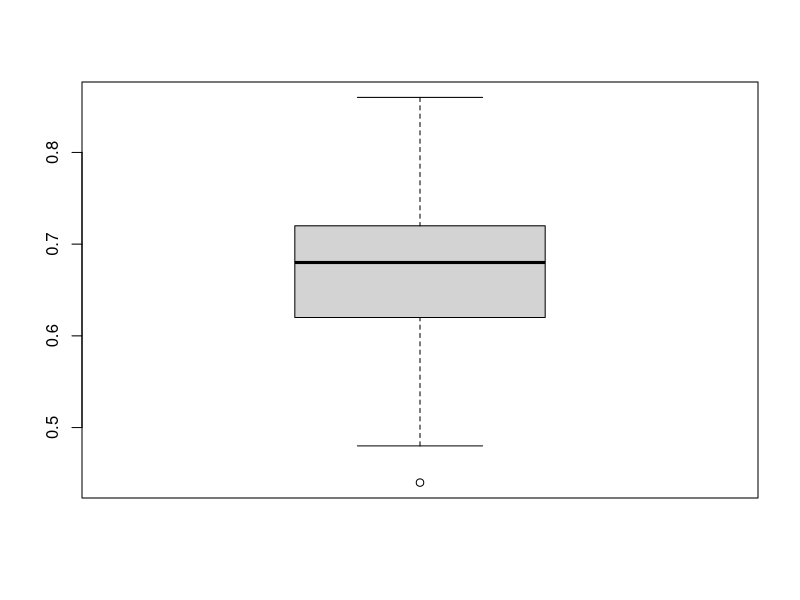
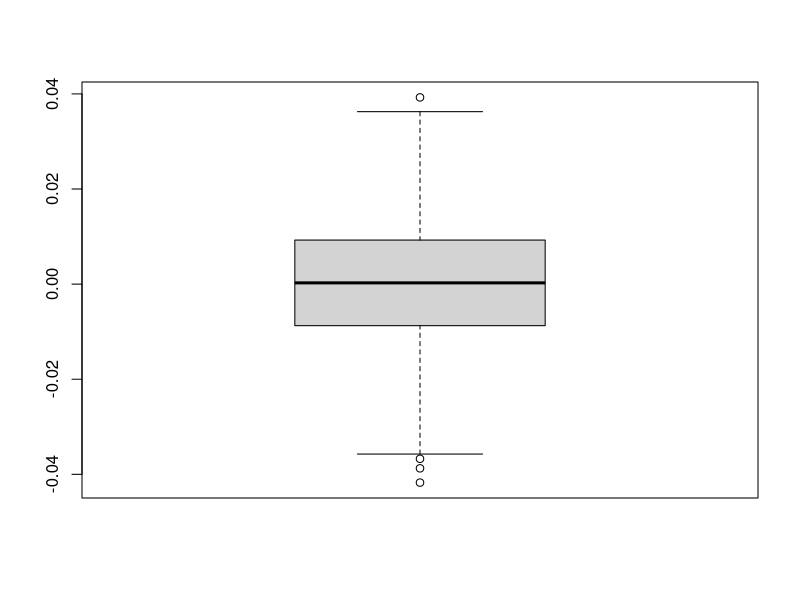
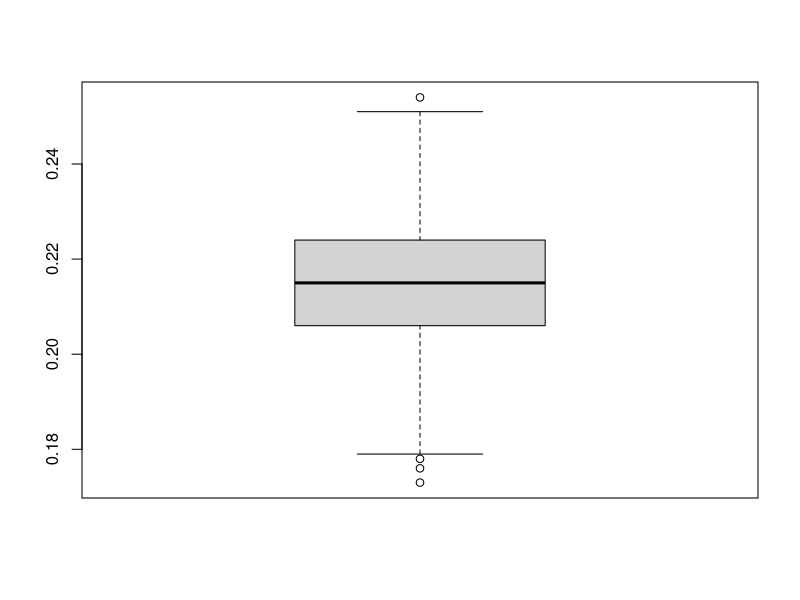
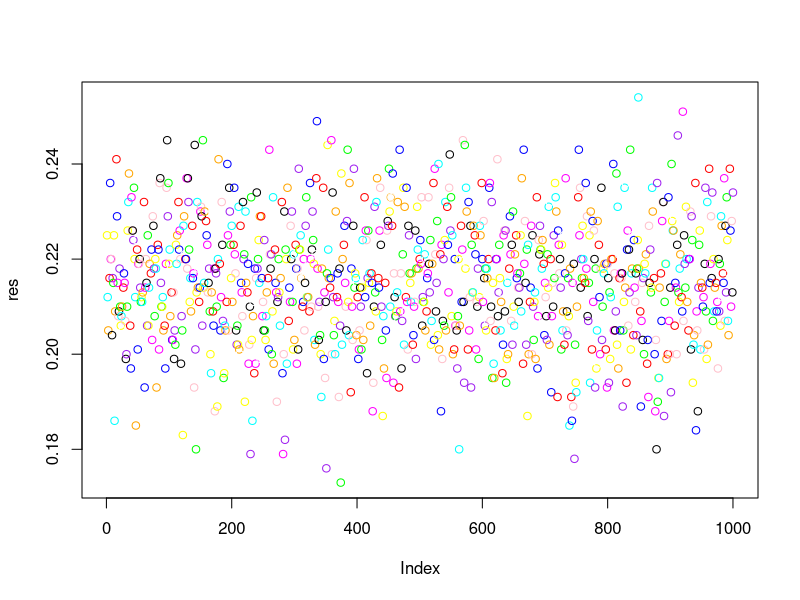
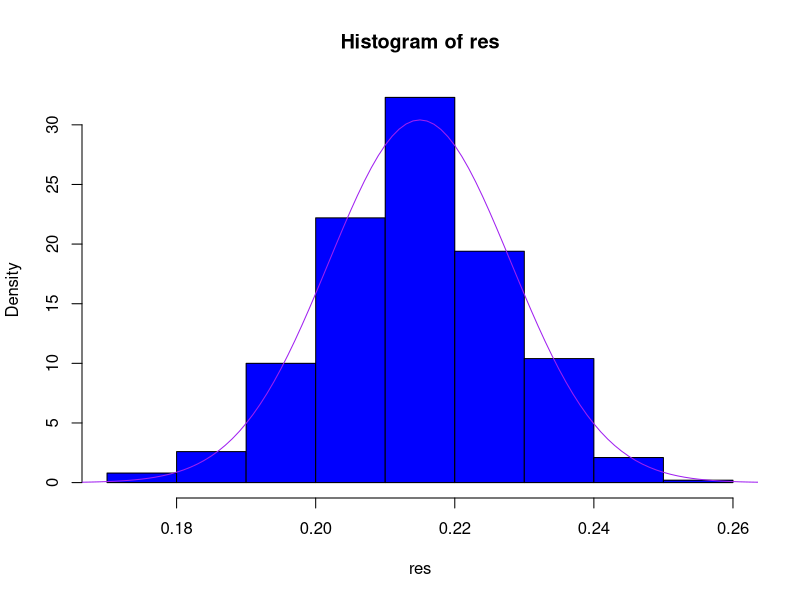
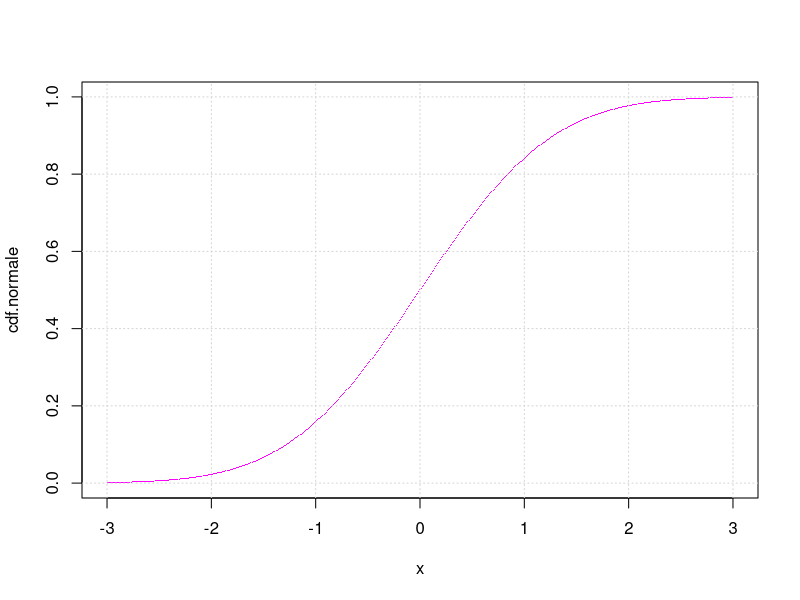

Write the R code that produced these figures, in order.
#!/usr/bin/Rscript

colors <- c('red', 'green', 'blue', 'purple', 'orange', 'black', 'pink', 'cyan', 'yellow', 'magenta', 'white')

portes <- c("chevre","chevre","voiture")

nb.exp <- 100
plusieurs.exp <- c()
for (j in 1:nb.exp){
  
  resultats <- c()
  nb.tirages <- 50
  for (k in 1:nb.tirages){
    exp <- sample(portes,size = 3,replace = FALSE)
    if (exp[2]=="chevre") 
      autre.porte <- 3
    else
      autre.porte = 2
    resultats= c(resultats,exp[autre.porte])
  }
  plusieurs.exp=c(plusieurs.exp, table(resultats)["voiture"]/nb.tirages)
}

boxplot(plusieurs.exp)

### le modele de maxwell boltzmann

max.boltz <- function(n,N)
  sample.int(n,N,replace=TRUE)

compte.urnes.vides <- function(omega,n){
  a <- rep(1,n)
  a[omega]=0
  sum(a)
}

n<- 10
N<-20
omega <- max.boltz(n,N)
compte.urnes.vides(omega,n)

estim.R <- function(k,n,N,nb.experiences){
  res <- c()
  for (l in 1:nb.experiences) {  
    omega <- max.boltz(n,N)
    res <- c(res, compte.urnes.vides(omega,n))
  }
  sum(res == k)/nb.experiences
}

R0.th <- function(n,N){
  aux <- 1
  eps <- 1
  for (l in 1:n){
    aux <- aux -eps*choose(n,l)*(1-l/n)^N
    eps <- -eps}
  aux
}

res <- c()
nb.experiences <- 1000
for (l in 1:1000)
  res <- c(res, estim.R(0,n,N,nb.experiences))

### un diagramme à moustaches centré sur la valeur théorique
boxplot(res-R0.th(n,N))


### visualisation densité gaussienne
boxplot(res)
plot(res, col = sample(colors))
hist(res, col = sample(colors, 1), probability=TRUE)

x <- seq(from=0.05, to=0.40, by=0.001)
densite.normale <- dnorm(x, mean=mean(res), sd=sd(res))
lines(x, densite.normale, pch='.', col=sample(colors, 1))


### visualisation de la fct de répartition
x <- seq(from=-3, to=3, by=0.01)
densite.normale <- dnorm(x, mean=0, sd=1)
cdf.normale <- pnorm(x, mean=0, sd=1)
q.normale <- qnorm(seq(0.01:0.01:0.99), mean=0, sd=1)
plot(x, cdf.normale, pch='.', col=sample(colors,1))
lines(seq(0.01:0.01:0.99), q.normale, pch='.', col=sample(colors,1))
grid()
